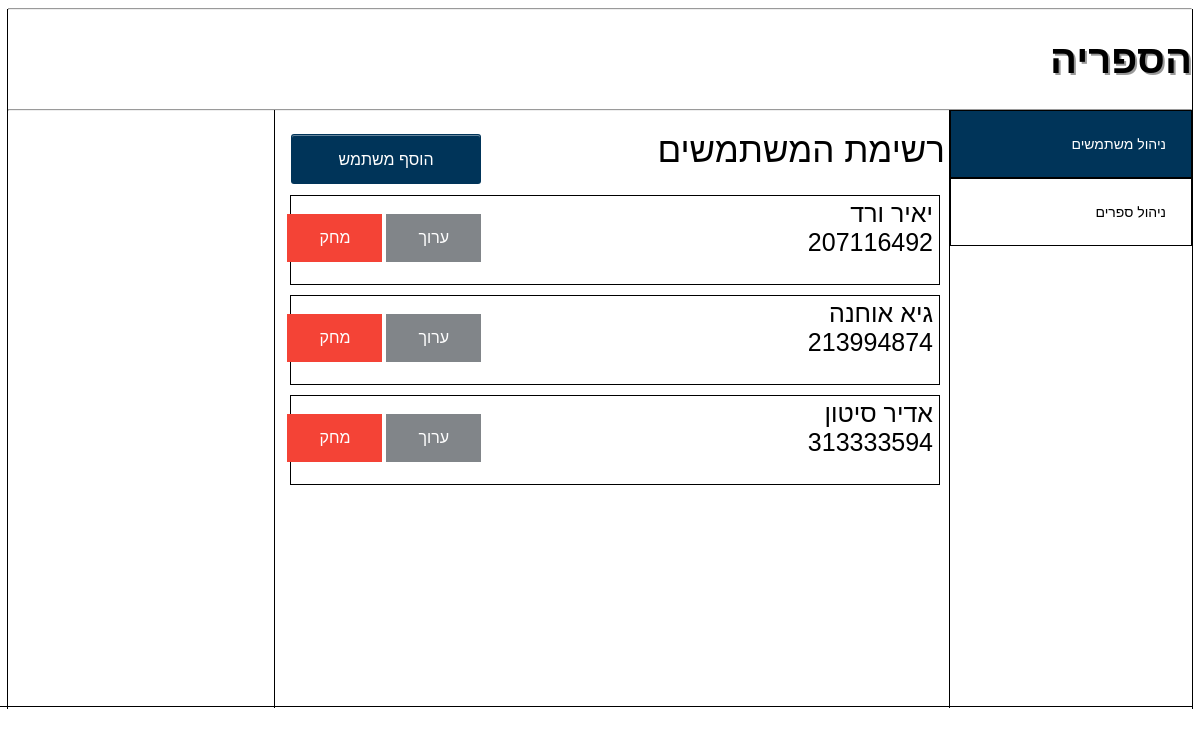
The page / on the database its author committed.
### mylibrary/models.py (models this page shows, shortened)
class Person(models.Model):
    person_id = models.IntegerField(primary_key=True)
    first_name = models.CharField(max_length=100)
    last_name = models.CharField(max_length=100)

### mylibrary/views.py (the view)
# urls.py: path('',views.index, name = "index" ),
def index(request):
    books = Book.objects.all()
    persons = Person.objects.all()
    lends = Lend.objects.all()
    return render(request,"index.html",{"Books": books, "Persons": persons,"Lends": lends})

### mylibrary/templates/index.html (shortened to what this page needs)
<!DOCTYPE html>
<html lang="en">
    <head>
		{% load static %}
		<link rel = "stylesheet" href = {% static 'CSS\mystyle.css' %} >
    </head>
        <body>
        <hr>
        <h1 class = "title">הספריה<h1>
        <hr>
        <h1 class = "layout">
            <h1 class = "vline1"><h1>
            <h1 class = "vline2"><h1>
            <h1 class = "bottomline"><h1>
            <h1 class = "vline3"><h1>
            <h1 class = "vline4"><h1>
        <h1>
        <div id="container1">
            <button data-page="container2" class="button" id = "button1" style="vertical-align:middle"><span>ניהול משתמשים </span></button>
            <button data-page="container3" class= "button" id = "button2"style="vertical-align:middle"><span>ניהול ספרים </span></button>
        </div>
        <div id="container2">
            רשימת המשתמשים
            <a href="/add_person"><button class="add_person_btn" >הוסף משתמש</button></a>
            <br>
            {% for person in Persons %}
                <div class="">
                    <h2 id = "person_buttons">
                        <button class="delete_button" onclick = "confirmDelete({{person.person_id}})">מחק</button>
                        <a href="/update_person/{{person.person_id}}"><button class="update_button" >ערוך</button></a>
                    </h2>
                    <div class = "classsome">
                    <button data-page="container_person{{person.person_id}}" id ="button_person">{{ person.first_name}} {{person.last_name}}
                        <br>
                        {{person.person_id}}
                    </button>
                    </div>
                </div>
            {% endfor %}
        </div>
    </body>
</html>

### mylibrary/static/CSS/mystyle.css (style rules this page uses)
.title { direction: rtl; font-size: 40px; font-family: Arial, Times, serifs; text-shadow: 2px 2px rgba(0, 0, 0, 0.4) ; }
.vline1 { border-left: 1px solid black; height: 700px; position: absolute; left: 7px; margin-top: 9px; top: 0; }
.vline2 { border-right: 1px solid black; height: 700px; position: absolute; right: 7px; margin-top: 9px; top: 0; }
.vline3 { border-right: 1px solid black; height: 598px; position: absolute; right: 250px; margin-top: 110px; top: 0; }
.vline4 { border-right: 1px solid black; height: 598px; position: absolute; right: 925px; margin-top: 110px; top: 0; }
.bottomline { border-bottom: 1px solid black; width: 1522px; height: 47px; position: absolute; right: 7px; margin-top:527px; }
#container1 { direction: rtl; position: absolute; right: 3px; margin-top:-27px; }
.button { display: inline-block; border: 1px solid black; background-color: #ffffff; color: #000000; text-align: right; font-size: 14px; padding: 25px; width: 242px; transition: all 0.1s; cursor: pointer; margin: 5px; position:absolute; }
.button span { cursor: pointer; display: inline-block; position: relative; transition: 0.3s; }
.button span:after { content: '\00bb'; position: absolute; opacity: 0; top: 0; right: -20px; transition: 0.5s; }
#button2 { top: 68px; }
#container2 { direction: rtl; position: absolute; right: 255px; top: 125px; font-size: 35px; font-family: Arial, Times, serifs; font-weight: normal; margin-top: 5px; }
.delete_button { margin: auto 5px; background-color: #f44336; border: none; color: white; padding: 15px 32px; text-align: center; text-decoration: none; font-size: 16px; margin: 4px 2px; cursor: pointer; float: left; }
.update_button { background-color: #818589 ; border: none; color: white; padding: 15px 32px; text-align: center; text-decoration: none; font-size: 16px; margin: 4px 2px; cursor: pointer; float: left; }
.add_person_btn { background-color: #003459; border: 1px solid transparent; border-radius: 3px; box-shadow: rgba(255, 255, 255, .4) 0 1px 0 0 inset; box-sizing: border-box; color: #fff; cursor: pointer; display: inline-block; font-family: -apple-system,system-ui,"Segoe UI","Liberation Sans",sans-serif; font-weight: 400; line-height: 1.15385; margin: 0; outline: none; padding: 8px .8em; position: relative; text-align: center; text-decoration: none; user-select: none; -webkit-user-select: none; touch-action: manipulation; vertical-align: baseline; white-space: nowrap; position: absolute; right: 70%; padding: 15px 32px; text-align: center; text-decoration: none; font-size: 16px; margin: 4px 2px; width: 190px; }
#button_person { margin: auto 5px; border: 1px; text-align: right; font-size: 14px; padding-bottom: 25px; width: 650px; height: 90px ; margin-top: 25px; margin-bottom: -15px; background-color: white; border: 1px solid black; font-size: 25px; font-family: Arial, Times, serifs; font-weight: normal; }
#person_buttons { position: absolute; margin-top: 40px; float: left; right: 70%; }

### rows shown on the page
Person: first_name "יאיר", last_name "ורד", person_id "207116492"
Person: first_name "גיא", last_name "אוחנה", person_id "213994874"
Person: first_name "אדיר", last_name "סיטון", person_id "313333594"
